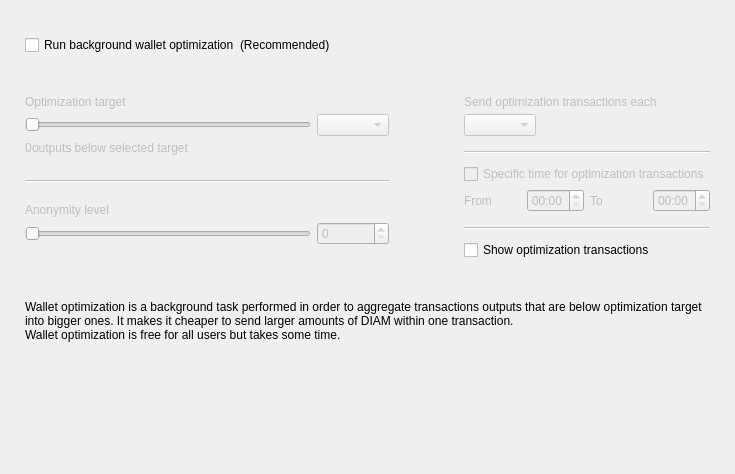
<?xml version="1.0" encoding="UTF-8"?>
<ui version="4.0">
 <class>OptimizationOptionsFrame</class>
 <widget class="QFrame" name="OptimizationOptionsFrame">
  <property name="geometry">
   <rect>
    <x>0</x>
    <y>0</y>
    <width>735</width>
    <height>474</height>
   </rect>
  </property>
  <property name="windowTitle">
   <string>Frame</string>
  </property>
  <property name="frameShape">
   <enum>QFrame::NoFrame</enum>
  </property>
  <property name="frameShadow">
   <enum>QFrame::Raised</enum>
  </property>
  <layout class="QVBoxLayout" name="verticalLayout">
   <property name="spacing">
    <number>0</number>
   </property>
   <property name="leftMargin">
    <number>25</number>
   </property>
   <property name="topMargin">
    <number>35</number>
   </property>
   <property name="rightMargin">
    <number>25</number>
   </property>
   <property name="bottomMargin">
    <number>0</number>
   </property>
   <item>
    <layout class="QHBoxLayout" name="horizontalLayout_2">
     <item>
      <widget class="QCheckBox" name="m_enableOptimizationCheck">
       <property name="text">
        <string>Run background wallet optimization</string>
       </property>
      </widget>
     </item>
     <item>
      <widget class="WalletGui::WalletNormalGrayTextLabel" name="label_8">
       <property name="text">
        <string>(Recommended)</string>
       </property>
      </widget>
     </item>
     <item>
      <spacer name="horizontalSpacer">
       <property name="orientation">
        <enum>Qt::Horizontal</enum>
       </property>
       <property name="sizeHint" stdset="0">
        <size>
         <width>40</width>
         <height>20</height>
        </size>
       </property>
      </spacer>
     </item>
    </layout>
   </item>
   <item>
    <spacer name="verticalSpacer_2">
     <property name="orientation">
      <enum>Qt::Vertical</enum>
     </property>
     <property name="sizeType">
      <enum>QSizePolicy::Fixed</enum>
     </property>
     <property name="sizeHint" stdset="0">
      <size>
       <width>20</width>
       <height>40</height>
      </size>
     </property>
    </spacer>
   </item>
   <item>
    <widget class="QWidget" name="m_optimizationOptionsWidget" native="true">
     <property name="enabled">
      <bool>true</bool>
     </property>
     <layout class="QHBoxLayout" name="horizontalLayout">
      <property name="spacing">
       <number>75</number>
      </property>
      <property name="leftMargin">
       <number>0</number>
      </property>
      <property name="topMargin">
       <number>0</number>
      </property>
      <property name="rightMargin">
       <number>0</number>
      </property>
      <property name="bottomMargin">
       <number>0</number>
      </property>
      <item alignment="Qt::AlignTop">
       <widget class="QWidget" name="widget1" native="true">
        <property name="enabled">
         <bool>false</bool>
        </property>
        <layout class="QGridLayout" name="gridLayout" columnstretch="50,0,0,0">
         <property name="leftMargin">
          <number>0</number>
         </property>
         <property name="topMargin">
          <number>0</number>
         </property>
         <property name="rightMargin">
          <number>0</number>
         </property>
         <property name="bottomMargin">
          <number>0</number>
         </property>
         <property name="verticalSpacing">
          <number>5</number>
         </property>
         <item row="0" column="0" colspan="4">
          <widget class="WalletGui::WalletNormalBlackTextLabel" name="label_5">
           <property name="text">
            <string>Optimization target</string>
           </property>
           <property name="indent">
            <number>0</number>
           </property>
          </widget>
         </item>
         <item row="4" column="0" colspan="4">
          <spacer name="verticalSpacer_3">
           <property name="orientation">
            <enum>Qt::Vertical</enum>
           </property>
           <property name="sizeType">
            <enum>QSizePolicy::Fixed</enum>
           </property>
           <property name="sizeHint" stdset="0">
            <size>
             <width>20</width>
             <height>20</height>
            </size>
           </property>
          </spacer>
         </item>
         <item row="1" column="0" colspan="3">
          <widget class="QSlider" name="m_thresholdSlider">
           <property name="maximum">
            <number>6</number>
           </property>
           <property name="pageStep">
            <number>1</number>
           </property>
           <property name="orientation">
            <enum>Qt::Horizontal</enum>
           </property>
          </widget>
         </item>
         <item row="1" column="3">
          <widget class="QComboBox" name="m_thresholdCombo"/>
         </item>
         <item row="5" column="0" colspan="4">
          <widget class="Line" name="line">
           <property name="orientation">
            <enum>Qt::Horizontal</enum>
           </property>
          </widget>
         </item>
         <item row="6" column="0" colspan="4">
          <spacer name="verticalSpacer_4">
           <property name="orientation">
            <enum>Qt::Vertical</enum>
           </property>
           <property name="sizeType">
            <enum>QSizePolicy::Fixed</enum>
           </property>
           <property name="sizeHint" stdset="0">
            <size>
             <width>20</width>
             <height>15</height>
            </size>
           </property>
          </spacer>
         </item>
         <item row="8" column="3">
          <widget class="QSpinBox" name="m_mixinSpin">
           <property name="buttonSymbols">
            <enum>QAbstractSpinBox::UpDownArrows</enum>
           </property>
          </widget>
         </item>
         <item row="7" column="0" colspan="4">
          <widget class="WalletGui::WalletNormalBlackTextLabel" name="label_7">
           <property name="text">
            <string>Anonymity level</string>
           </property>
           <property name="indent">
            <number>0</number>
           </property>
          </widget>
         </item>
         <item row="8" column="0" colspan="3">
          <widget class="QSlider" name="m_mixinSlider">
           <property name="pageStep">
            <number>1</number>
           </property>
           <property name="orientation">
            <enum>Qt::Horizontal</enum>
           </property>
          </widget>
         </item>
         <item row="2" column="0" colspan="4">
          <spacer name="verticalSpacer_12">
           <property name="orientation">
            <enum>Qt::Vertical</enum>
           </property>
           <property name="sizeType">
            <enum>QSizePolicy::Fixed</enum>
           </property>
           <property name="sizeHint" stdset="0">
            <size>
             <width>20</width>
             <height>0</height>
            </size>
           </property>
          </spacer>
         </item>
         <item row="3" column="0" colspan="4">
          <layout class="QHBoxLayout" name="horizontalLayout_3" stretch="0,1">
           <item>
            <widget class="QLabel" name="m_nonOptimizedOutputsLabel">
             <property name="text">
              <string>0</string>
             </property>
            </widget>
           </item>
           <item>
            <widget class="WalletGui::WalletNormalBlackTextLabel" name="m_nonOptimizedOutputsTextLabel">
             <property name="text">
              <string>outputs below selected target</string>
             </property>
            </widget>
           </item>
          </layout>
         </item>
        </layout>
       </widget>
      </item>
      <item>
       <layout class="QVBoxLayout" name="verticalLayout_3">
        <property name="spacing">
         <number>10</number>
        </property>
        <property name="rightMargin">
         <number>0</number>
        </property>
        <property name="bottomMargin">
         <number>0</number>
        </property>
        <item>
         <widget class="QWidget" name="widget2" native="true">
          <property name="enabled">
           <bool>false</bool>
          </property>
          <layout class="QGridLayout" name="gridLayout_2" columnstretch="0,0,0,0">
           <property name="leftMargin">
            <number>0</number>
           </property>
           <property name="topMargin">
            <number>0</number>
           </property>
           <property name="rightMargin">
            <number>0</number>
           </property>
           <property name="bottomMargin">
            <number>0</number>
           </property>
           <property name="verticalSpacing">
            <number>5</number>
           </property>
           <item row="2" column="0" colspan="2" alignment="Qt::AlignLeft">
            <widget class="QComboBox" name="m_periodCombo"/>
           </item>
           <item row="8" column="0">
            <widget class="WalletGui::WalletNormalBlackTextLabel" name="label_2">
             <property name="text">
              <string>From</string>
             </property>
            </widget>
           </item>
           <item row="8" column="1">
            <widget class="QTimeEdit" name="m_startTimeEdit">
             <property name="enabled">
              <bool>false</bool>
             </property>
             <property name="displayFormat">
              <string>HH:mm</string>
             </property>
            </widget>
           </item>
           <item row="8" column="2">
            <widget class="WalletGui::WalletNormalBlackTextLabel" name="label_3">
             <property name="text">
              <string>To</string>
             </property>
            </widget>
           </item>
           <item row="8" column="3">
            <widget class="QTimeEdit" name="m_stopTimeEdit">
             <property name="enabled">
              <bool>false</bool>
             </property>
             <property name="displayFormat">
              <string>HH:mm</string>
             </property>
            </widget>
           </item>
           <item row="6" column="0" colspan="4">
            <widget class="QCheckBox" name="m_optimizationTimeCheck">
             <property name="text">
              <string>Specific time for optimization transactions</string>
             </property>
            </widget>
           </item>
           <item row="4" column="0" colspan="4">
            <widget class="Line" name="line_2">
             <property name="orientation">
              <enum>Qt::Horizontal</enum>
             </property>
            </widget>
           </item>
           <item row="0" column="0" colspan="4">
            <widget class="WalletGui::WalletNormalBlackTextLabel" name="label_4">
             <property name="text">
              <string>Send optimization transactions each</string>
             </property>
             <property name="indent">
              <number>0</number>
             </property>
            </widget>
           </item>
           <item row="7" column="0" colspan="4">
            <spacer name="verticalSpacer_8">
             <property name="orientation">
              <enum>Qt::Vertical</enum>
             </property>
             <property name="sizeType">
              <enum>QSizePolicy::Fixed</enum>
             </property>
             <property name="sizeHint" stdset="0">
              <size>
               <width>20</width>
               <height>0</height>
              </size>
             </property>
            </spacer>
           </item>
           <item row="3" column="0" colspan="4">
            <spacer name="verticalSpacer_6">
             <property name="orientation">
              <enum>Qt::Vertical</enum>
             </property>
             <property name="sizeType">
              <enum>QSizePolicy::Fixed</enum>
             </property>
             <property name="sizeHint" stdset="0">
              <size>
               <width>20</width>
               <height>10</height>
              </size>
             </property>
            </spacer>
           </item>
           <item row="10" column="0" colspan="4">
            <widget class="Line" name="line_3">
             <property name="orientation">
              <enum>Qt::Horizontal</enum>
             </property>
            </widget>
           </item>
           <item row="1" column="0" colspan="4">
            <spacer name="verticalSpacer_5">
             <property name="orientation">
              <enum>Qt::Vertical</enum>
             </property>
             <property name="sizeType">
              <enum>QSizePolicy::Fixed</enum>
             </property>
             <property name="sizeHint" stdset="0">
              <size>
               <width>20</width>
               <height>0</height>
              </size>
             </property>
            </spacer>
           </item>
           <item row="5" column="0" colspan="4">
            <spacer name="verticalSpacer_7">
             <property name="orientation">
              <enum>Qt::Vertical</enum>
             </property>
             <property name="sizeType">
              <enum>QSizePolicy::Fixed</enum>
             </property>
             <property name="sizeHint" stdset="0">
              <size>
               <width>20</width>
               <height>5</height>
              </size>
             </property>
            </spacer>
           </item>
           <item row="9" column="0" colspan="4">
            <spacer name="verticalSpacer_10">
             <property name="orientation">
              <enum>Qt::Vertical</enum>
             </property>
             <property name="sizeType">
              <enum>QSizePolicy::Fixed</enum>
             </property>
             <property name="sizeHint" stdset="0">
              <size>
               <width>20</width>
               <height>10</height>
              </size>
             </property>
            </spacer>
           </item>
          </layout>
         </widget>
        </item>
        <item>
         <widget class="QCheckBox" name="m_showFusionTransactionsCheck">
          <property name="enabled">
           <bool>true</bool>
          </property>
          <property name="text">
           <string>Show optimization transactions</string>
          </property>
         </widget>
        </item>
       </layout>
      </item>
     </layout>
    </widget>
   </item>
   <item>
    <spacer name="verticalSpacer_11">
     <property name="orientation">
      <enum>Qt::Vertical</enum>
     </property>
     <property name="sizeType">
      <enum>QSizePolicy::Fixed</enum>
     </property>
     <property name="sizeHint" stdset="0">
      <size>
       <width>20</width>
       <height>40</height>
      </size>
     </property>
    </spacer>
   </item>
   <item>
    <widget class="WalletGui::WalletExtraNormalGrayTextLabel" name="m_helpLabel">
     <property name="text">
      <string>Wallet optimization is a background task performed in order to aggregate transactions outputs that are below optimization target into bigger ones. It makes it cheaper to send larger amounts of DIAM within one transaction.
Wallet optimization is free for all users but takes some time.</string>
     </property>
     <property name="wordWrap">
      <bool>true</bool>
     </property>
    </widget>
   </item>
   <item>
    <spacer name="verticalSpacer">
     <property name="orientation">
      <enum>Qt::Vertical</enum>
     </property>
     <property name="sizeHint" stdset="0">
      <size>
       <width>20</width>
       <height>40</height>
      </size>
     </property>
    </spacer>
   </item>
  </layout>
 </widget>
 <customwidgets>
  <customwidget>
   <class>WalletGui::WalletNormalGrayTextLabel</class>
   <extends>QLabel</extends>
   <header>Gui/Common/WalletTextLabel.h</header>
  </customwidget>
  <customwidget>
   <class>WalletGui::WalletNormalBlackTextLabel</class>
   <extends>QLabel</extends>
   <header>Gui/Common/WalletTextLabel.h</header>
  </customwidget>
  <customwidget>
   <class>WalletGui::WalletExtraNormalGrayTextLabel</class>
   <extends>QLabel</extends>
   <header>Gui/Common/WalletTextLabel.h</header>
  </customwidget>
 </customwidgets>
 <resources/>
 <connections>
  <connection>
   <sender>m_enableOptimizationCheck</sender>
   <signal>toggled(bool)</signal>
   <receiver>widget1</receiver>
   <slot>setEnabled(bool)</slot>
   <hints>
    <hint type="sourcelabel">
     <x>147</x>
     <y>47</y>
    </hint>
    <hint type="destinationlabel">
     <x>176</x>
     <y>204</y>
    </hint>
   </hints>
  </connection>
  <connection>
   <sender>m_thresholdSlider</sender>
   <signal>valueChanged(int)</signal>
   <receiver>OptimizationOptionsFrame</receiver>
   <slot>thresholdChanged(int)</slot>
   <hints>
    <hint type="sourcelabel">
     <x>116</x>
     <y>139</y>
    </hint>
    <hint type="destinationlabel">
     <x>355</x>
     <y>194</y>
    </hint>
   </hints>
  </connection>
  <connection>
   <sender>m_mixinSlider</sender>
   <signal>valueChanged(int)</signal>
   <receiver>OptimizationOptionsFrame</receiver>
   <slot>mixinChanged(int)</slot>
   <hints>
    <hint type="sourcelabel">
     <x>116</x>
     <y>240</y>
    </hint>
    <hint type="destinationlabel">
     <x>367</x>
     <y>236</y>
    </hint>
   </hints>
  </connection>
  <connection>
   <sender>m_optimizationTimeCheck</sender>
   <signal>toggled(bool)</signal>
   <receiver>m_startTimeEdit</receiver>
   <slot>setEnabled(bool)</slot>
   <hints>
    <hint type="sourcelabel">
     <x>543</x>
     <y>179</y>
    </hint>
    <hint type="destinationlabel">
     <x>501</x>
     <y>207</y>
    </hint>
   </hints>
  </connection>
  <connection>
   <sender>m_optimizationTimeCheck</sender>
   <signal>toggled(bool)</signal>
   <receiver>m_stopTimeEdit</receiver>
   <slot>setEnabled(bool)</slot>
   <hints>
    <hint type="sourcelabel">
     <x>543</x>
     <y>179</y>
    </hint>
    <hint type="destinationlabel">
     <x>643</x>
     <y>207</y>
    </hint>
   </hints>
  </connection>
  <connection>
   <sender>m_mixinSpin</sender>
   <signal>valueChanged(int)</signal>
   <receiver>OptimizationOptionsFrame</receiver>
   <slot>mixinChanged(int)</slot>
   <hints>
    <hint type="sourcelabel">
     <x>273</x>
     <y>271</y>
    </hint>
    <hint type="destinationlabel">
     <x>367</x>
     <y>236</y>
    </hint>
   </hints>
  </connection>
  <connection>
   <sender>m_thresholdCombo</sender>
   <signal>currentIndexChanged(int)</signal>
   <receiver>OptimizationOptionsFrame</receiver>
   <slot>thresholdChanged(int)</slot>
   <hints>
    <hint type="sourcelabel">
     <x>270</x>
     <y>139</y>
    </hint>
    <hint type="destinationlabel">
     <x>367</x>
     <y>236</y>
    </hint>
   </hints>
  </connection>
  <connection>
   <sender>m_enableOptimizationCheck</sender>
   <signal>toggled(bool)</signal>
   <receiver>widget2</receiver>
   <slot>setEnabled(bool)</slot>
   <hints>
    <hint type="sourcelabel">
     <x>158</x>
     <y>48</y>
    </hint>
    <hint type="destinationlabel">
     <x>556</x>
     <y>197</y>
    </hint>
   </hints>
  </connection>
 </connections>
 <slots>
  <slot>thresholdChanged(int)</slot>
  <slot>mixinChanged(int)</slot>
 </slots>
</ui>
